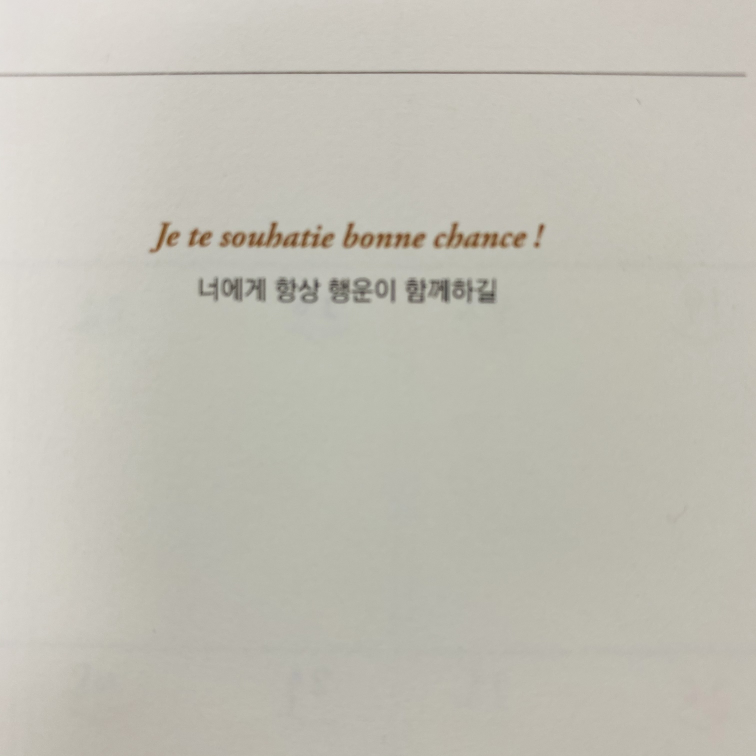
#> input picture small.jpeg, 3024 x 3024 px (shown at 1/4 size)
$ python test.py
#> lines starting #> are read from the running program, lines starting #| are printed output that depends on the picture; after the words box and inside, x2 and y2 are one past the last pixel; in counts of white or black regions, pixels touching at a corner belong together
import cv2
import numpy as np
import matplotlib.pyplot as plt
import pytesseract


# [4 lines left out: function show, not called in this run]


def ttt(data, resizing=False):
#> called with data = 'small.jpeg', resizing = False
    img = cv2.imread(data)
#> img is the input picture: shape (3024, 3024, 3); mean B, G, R 180.7, 191, 193.3
    if resizing:
        img = cv2.resize(img, dsize=(1024, 800), interpolation=cv2.INTER_AREA)
    height, width, channel = img.shape
#> height = 3024; width = 3024; channel = 3

    gray = cv2.cvtColor(img, cv2.COLOR_BGR2GRAY)

    structuringElement = cv2.getStructuringElement(cv2.MORPH_RECT, (3, 3))

    imgTopHat = cv2.morphologyEx(gray, cv2.MORPH_TOPHAT, structuringElement)
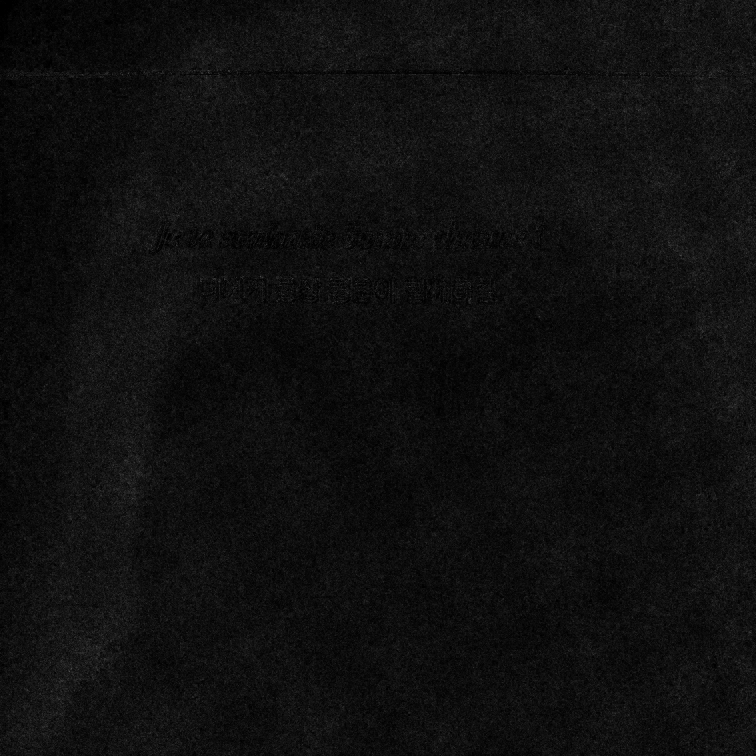
#> imgTopHat: shape (3024, 3024) (shown at 1/4 size); min 0, max 29, mean 1.8; drawn with min black and max white
    imgBlackHat = cv2.morphologyEx(gray, cv2.MORPH_BLACKHAT, structuringElement)
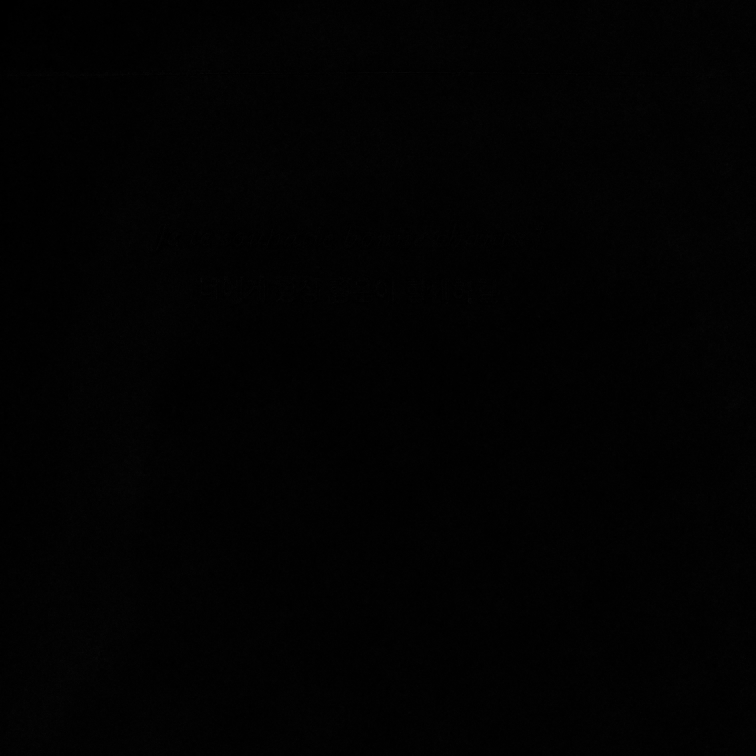
#> imgBlackHat: shape (3024, 3024) (shown at 1/4 size); min 0, max 45, mean 1.8

    imgGrayscalePlusTopHat = cv2.add(gray, imgTopHat)
    gray = cv2.subtract(imgGrayscalePlusTopHat, imgBlackHat)

    img_blurred = cv2.GaussianBlur(gray, ksize=(5, 5), sigmaX=0)

    img_thresh = cv2.adaptiveThreshold(
        img_blurred,
        maxValue=255.0,
        adaptiveMethod=cv2.ADAPTIVE_THRESH_GAUSSIAN_C,
        thresholdType=cv2.THRESH_BINARY_INV,
        blockSize=19,
        C=9
    )
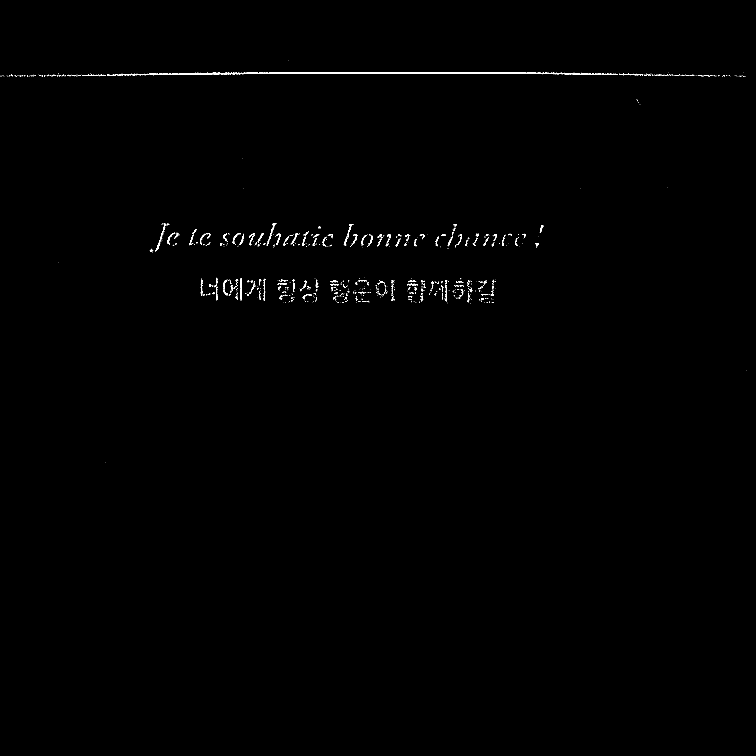
#> img_thresh: shape (3024, 3024) (shown at 1/4 size); 0.29% white; 856 white regions (637 under 20 px), largest, box (x1, y1, x2, y2) and area: (596, 288, 2286, 301) 8022, (2287, 291, 2389, 300) 405, (1067, 893, 1106, 982) 381
    text = pytesseract.image_to_string(img, lang="kor")
    print(text)
    text = pytesseract.image_to_string(img_thresh, lang="kor")
    print(text)
    show(img_thresh)

    contours, _ = cv2.findContours(
        img_thresh,
        mode=cv2.RETR_LIST,
        method=cv2.CHAIN_APPROX_SIMPLE
    )
    temp_result = np.zeros((height, width, channel), dtype=np.uint8)

    cv2.drawContours(temp_result, contours=contours, contourIdx=-1, color=(255, 255, 255))

    temp_result = np.zeros((height, width, channel), dtype=np.uint8)

    contours_dict = []
    # show(img)
    for contour in contours:
        x, y, w, h = cv2.boundingRect(contour)
        cv2.rectangle(temp_result, pt1=(x, y), pt2=(x + w, y + h), color=(255, 255, 255), thickness=2)

        # insert to dict
        contours_dict.append({
            'contour': contour,
            'x': x,
            'y': y,
            'w': w,
            'h': h,
            'cx': x + (w / 2),
            'cy': y + (h / 2)
        })

    MIN_AREA = 80
    MIN_WIDTH, MIN_HEIGHT = 2, 8
    MIN_RATIO, MAX_RATIO = 0.25, 1.0

    possible_contours = []

    cnt = 0
    for d in contours_dict:
        area = d['w'] * d['h']
        ratio = d['w'] / d['h']

        if area > MIN_AREA \
                and d['w'] > MIN_WIDTH and d['h'] > MIN_HEIGHT \
                and MIN_RATIO < ratio < MAX_RATIO:
            d['idx'] = cnt
            cnt += 1
            possible_contours.append(d)

    # visualize possible contours
    temp_result = np.zeros((height, width, channel), dtype=np.uint8)

    for d in possible_contours:
        cv2.drawContours(temp_result, d['contour'], -1, (255, 255, 255))
        cv2.rectangle(temp_result, pt1=(d['x'], d['y']), pt2=(d['x'] + d['w'], d['y'] + d['h']), color=(255, 255, 255),
                      thickness=2)
    MAX_DIAG_MULTIPLYER = 5  # 5
    MAX_ANGLE_DIFF = 12.0  # 12.0
    MAX_AREA_DIFF = 0.5  # 0.5
    MAX_WIDTH_DIFF = 0.8
    MAX_HEIGHT_DIFF = 0.2
    MIN_N_MATCHED = 3  # 3

    # [52 lines left out: function find_chars, not called in this run]

    result_idx = find_chars(possible_contours)

    matched_result = []
    for idx_list in result_idx:
        matched_result.append(np.take(possible_contours, idx_list))

    # visualize possible contours
    temp_result = np.zeros((height, width, channel), dtype=np.uint8)

    for r in matched_result:
        for d in r:
            cv2.drawContours(temp_result, d['contour'], -1, (255, 255, 255))
            cv2.rectangle(temp_result, pt1=(d['x'], d['y']), pt2=(d['x'] + d['w'], d['y'] + d['h']),
                          color=(255, 255, 255),
                          thickness=2)

    PLATE_WIDTH_PADDING = 1.3  # 1.3
    PLATE_HEIGHT_PADDING = 1.5  # 1.5
    MIN_PLATE_RATIO = 3
    MAX_PLATE_RATIO = 10

    plate_imgs = []
    plate_infos = []

    for i, matched_chars in enumerate(matched_result):
        sorted_chars = sorted(matched_chars, key=lambda x: x['cx'])

        plate_cx = (sorted_chars[0]['cx'] + sorted_chars[-1]['cx']) / 2
        plate_cy = (sorted_chars[0]['cy'] + sorted_chars[-1]['cy']) / 2

        plate_width = (sorted_chars[-1]['x'] + sorted_chars[-1]['w'] - sorted_chars[0]['x']) * PLATE_WIDTH_PADDING

        sum_height = 0
        for d in sorted_chars:
            sum_height += d['h']

        plate_height = int(sum_height / len(sorted_chars) * PLATE_HEIGHT_PADDING)

        triangle_height = sorted_chars[-1]['cy'] - sorted_chars[0]['cy']
        triangle_hypotenus = np.linalg.norm(
            np.array([sorted_chars[0]['cx'], sorted_chars[0]['cy']]) -
            np.array([sorted_chars[-1]['cx'], sorted_chars[-1]['cy']])
        )

        angle = np.degrees(np.arcsin(triangle_height / triangle_hypotenus))

        rotation_matrix = cv2.getRotationMatrix2D(center=(plate_cx, plate_cy), angle=angle, scale=1.0)

        img_rotated = cv2.warpAffine(img_thresh, M=rotation_matrix, dsize=(width, height))

        img_cropped = cv2.getRectSubPix(
            img_rotated,
            patchSize=(int(plate_width), int(plate_height)),
            center=(int(plate_cx), int(plate_cy))
        )

        if img_cropped.shape[1] / img_cropped.shape[0] < MIN_PLATE_RATIO or img_cropped.shape[1] / img_cropped.shape[
            0] < MIN_PLATE_RATIO > MAX_PLATE_RATIO:
            continue
        show(img_cropped)
        plate_imgs.append(img_cropped)
        plate_infos.append({
            'x': int(plate_cx - plate_width / 2),
            'y': int(plate_cy - plate_height / 2),
            'w': int(plate_width),
            'h': int(plate_height)
        })

    longest_idx, longest_text = -1, 0
    plate_chars = []

    for i, plate_img in enumerate(plate_imgs):
        plate_img = cv2.resize(plate_img, dsize=(0, 0), fx=1.6, fy=1.6)
        _, plate_img = cv2.threshold(plate_img, thresh=0.0, maxval=255.0, type=cv2.THRESH_BINARY | cv2.THRESH_OTSU)

        # find contours again (same as above)
        contours, _ = cv2.findContours(plate_img, mode=cv2.RETR_LIST, method=cv2.CHAIN_APPROX_SIMPLE)

        plate_min_x, plate_min_y = plate_img.shape[1], plate_img.shape[0]
        plate_max_x, plate_max_y = 0, 0

        for contour in contours:
            x, y, w, h = cv2.boundingRect(contour)

            area = w * h
            ratio = w / h

            if area > MIN_AREA \
                    and w > MIN_WIDTH and h > MIN_HEIGHT \
                    and MIN_RATIO < ratio < MAX_RATIO:
                if x < plate_min_x:
                    plate_min_x = x
                if y < plate_min_y:
                    plate_min_y = y
                if x + w > plate_max_x:
                    plate_max_x = x + w
                if y + h > plate_max_y:
                    plate_max_y = y + h

        img_result = plate_img[plate_min_y:plate_max_y, plate_min_x:plate_max_x]

        img_result = cv2.GaussianBlur(img_result, ksize=(3, 3), sigmaX=0)
        _, img_result = cv2.threshold(img_result, thresh=0.0, maxval=255.0, type=cv2.THRESH_BINARY | cv2.THRESH_OTSU)
        img_result = cv2.copyMakeBorder(img_result, top=10, bottom=10, left=10, right=10,
                                        borderType=cv2.BORDER_CONSTANT,
                                        value=(0, 0, 0))

        chars = pytesseract.image_to_string(img_result, lang='kor', config='--psm 7 --oem 1')
        print(chars)
        result_chars = ''
        has_digit = False
        for c in chars:
            if ord('가') <= ord(c) <= ord('힣') or c.isdigit():
                if c.isdigit():
                    has_digit = True
                result_chars += c

        print(result_chars)
        plate_chars.append(result_chars)

        if has_digit and len(result_chars) > longest_text:
            longest_idx = i

    info = plate_infos[longest_idx]
    chars = plate_chars[longest_idx]

    print(chars)

    img_out = img.copy()

    cv2.rectangle(img_out, pt1=(info['x'], info['y']), pt2=(info['x'] + info['w'], info['y'] + info['h']),
                  color=(255, 0, 0), thickness=2)


ttt('small.jpeg')
#> (the call stopped at in ttt, `text = pytesseract.image_to_string(img, lang="kor")`: pytesseract is not available in this run)

# show(cv2.imread('11.jpg'))

$ run again, with test.jpeg copied over small.jpeg
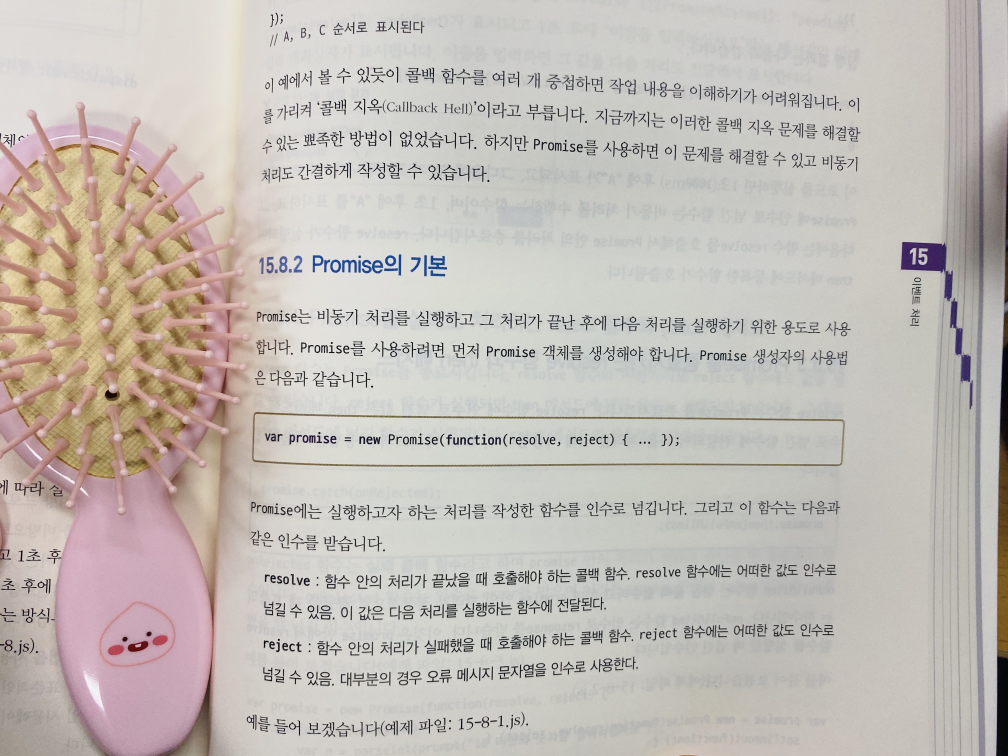
#> input picture test.jpeg, 4032 x 3024 px (shown at 1/4 size)
#> in ttt, img is the input picture: shape (3024, 4032, 3); mean B, G, R 181.7, 187.7, 194.2
#> in ttt, `gray = cv2.cvtColor(img, cv2.COLOR_BGR2GRAY)`:
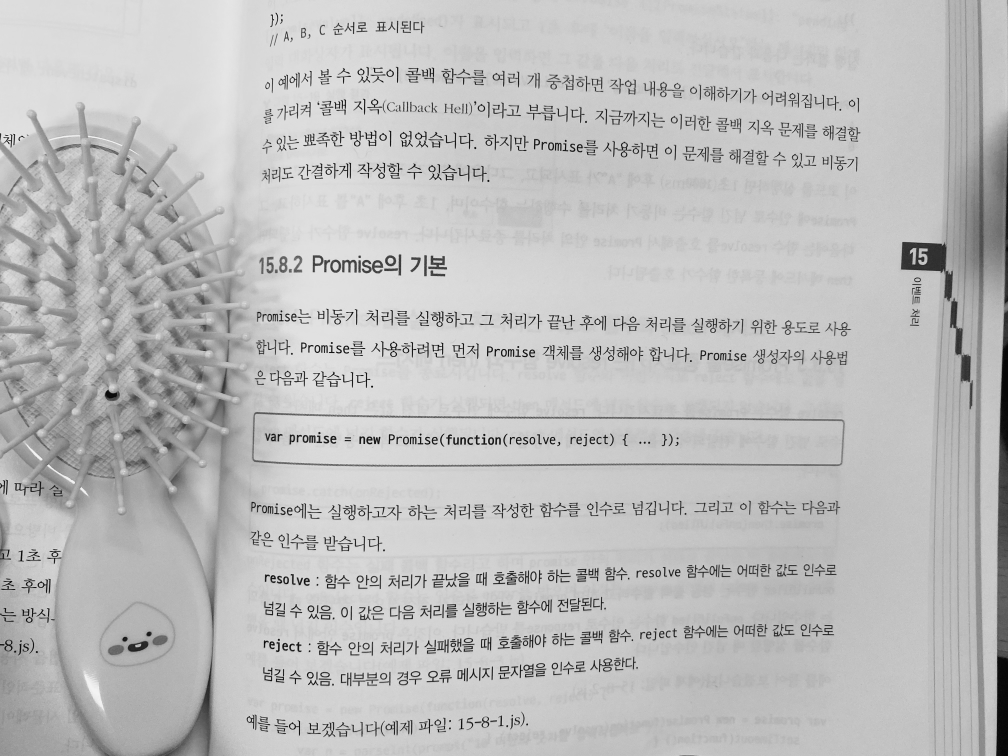
#> gray: shape (3024, 4032) (shown at 1/4 size); min 0, max 251, mean 189
#> in ttt, `img_thresh = cv2.adaptiveThreshold( img_blurred, maxValue=255.0, adapt..`:
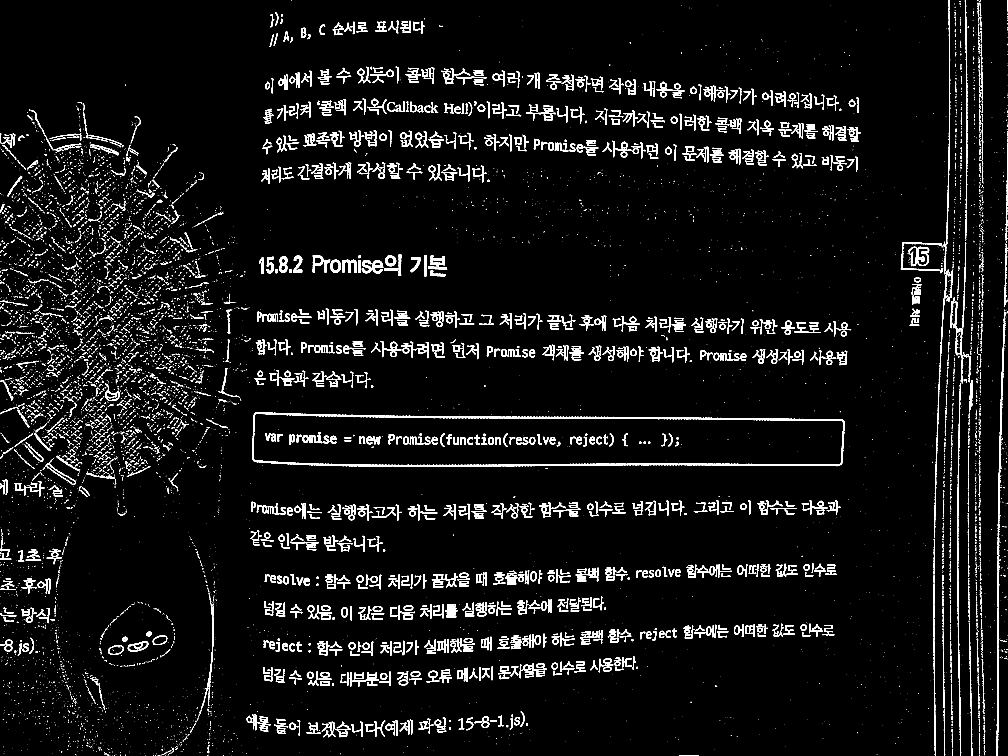
#> img_thresh: shape (3024, 4032) (shown at 1/4 size); 4.6% white; 10295 white regions (7636 under 20 px), largest, box (x1, y1, x2, y2) and area: (1009, 1648, 3379, 1868) 32180, (3989, 1247, 4025, 2488) 6279, (3985, 2488, 3997, 3024) 2833
